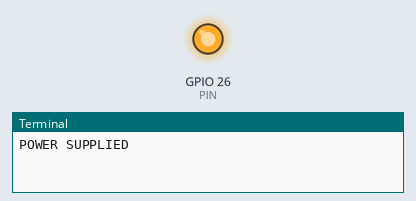
Simulated run of this program. Board: Raspberry Pi (BCM pin numbers). Shown: output pins drawn as LEDs (lit = HIGH), the last lines printed to the terminal. At 2.0 s the program stops and its outputs stay as they are.

Above: at 0.1 s.
At 2.1 s:
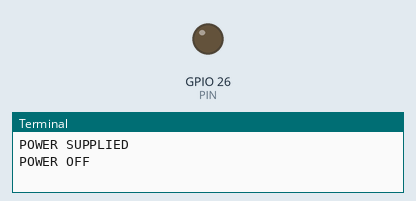
Timing chart, 0 to 3.5 s (numbered marks = the images above):
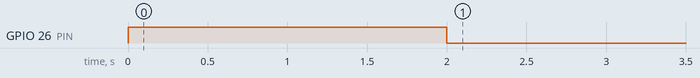

Measured:
- by itself, GPIO 26 (PIN): LOW → HIGH at 0.00 s, → LOW 2.0 s later

The program:

toggle_laser.py
```python
import RPi.GPIO as GPIO
import time

PIN = 26

GPIO.setmode(GPIO.BCM)
GPIO.setwarnings(False)
GPIO.setup(PIN, GPIO.OUT)
print("POWER SUPPLIED")
GPIO.output(PIN, GPIO.HIGH)
time.sleep(2)
print("POWER OFF")
GPIO.output(PIN, GPIO.LOW)
```
